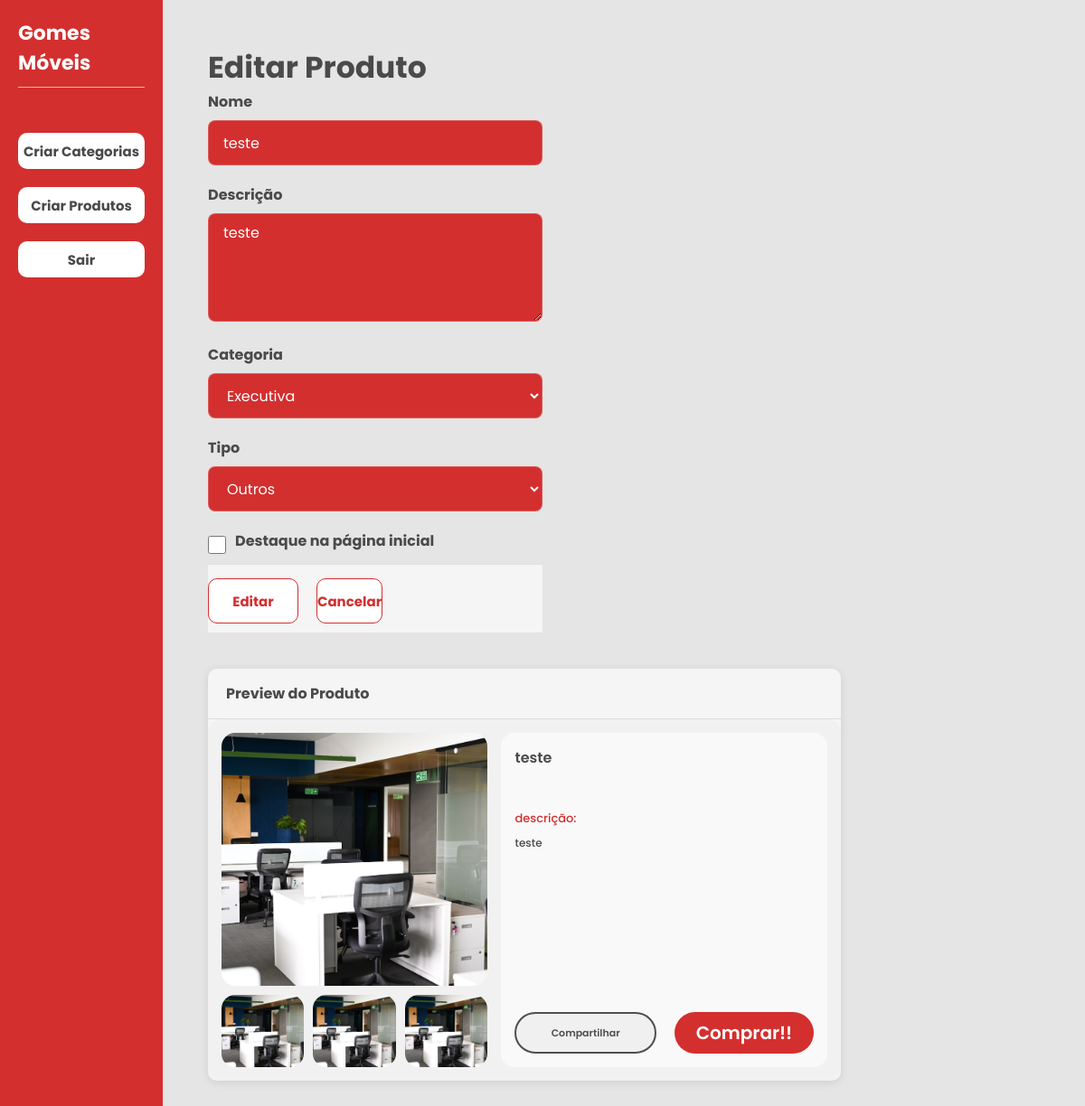
/adm/produtos/editar/13/ (signed in), run on the app's committed database.
### core/models.py (models this page shows, shortened)
class Produto(models.Model):
    TIPOS = [
        ("cadeira","Cadeira"),
        ("mesa","Mesa"),
        ("longarina","Longarina"),
        ("roupeiro","Roupeiro"),
        ("arquivo","Arquivos"),
        ("armario","Armários"),
        ("outros", "Outros")
    ]
    nome = models.CharField(max_length=200)
    descricao = models.TextField()
    destaque = models.BooleanField(default=False)
    slug = models.SlugField(unique=True, blank=True)
    tipo = models.CharField(max_length=20, choices=TIPOS, default="outros")
    categoria = models.ForeignKey(
        Categoria,
        on_delete=models.CASCADE,
        related_name="produtos"
    )

class Categoria(models.Model):
    nome = models.CharField(max_length=100)
    slug = models.SlugField(unique=True)

### core/views.py (the view, shortened to what this page needs)
# urls.py: path("adm/produtos/editar/<int:id>/", adm_produto_editar, name="adm_produto_editar"),
@login_required(login_url='/adm/login/')
def adm_produto_editar(request, id):
    produto = get_object_or_404(Produto, id=id)
    categorias = Categoria.objects.all()
    erro = None
    return render(request, 'adm/produto_form.html', {
        'produto': produto,
        'categorias': categorias,
        'tipos': Produto.TIPOS,
        'erro': erro,
        'acao': 'Editar',
    })

### core/templates/adm/produto_form.html (shortened to what this page needs)
{% extends 'adm/base_adm.html' %}
{% load static %}
{% block css %}
<link rel="stylesheet" href="{% static 'css/adm/produtos.css' %}">
<link rel="stylesheet" href="{% static 'css/produto.css' %}">
{% endblock %}
{% block content %}
<div class="container-categoria-adm">
    <div class="container-h1-adm">
        <h1>{{ acao }} Produto</h1>
    </div>
    <div class="form-container">
        <form method="post" enctype="multipart/form-data" id="produto-form">
            <div class="form-group">
                <label>Nome</label>
                <input type="text" name="nome" id="nome" class="input-form-produto" value="{{ produto.nome|default:'' }}" required>
            </div>
            <div class="form-group">
                <label>Descrição</label>
                <textarea name="descricao" id="descricao" class="input-form-produto textarea-form" rows="4" required>{{ produto.descricao|default:'' }}</textarea>
            </div>
            <div class="form-group">
                <label>Categoria</label>
                <select name="categoria" id="categoria" class="input-form-produto" required>
                    {% for cat in categorias %}
                        <option value="{{ cat.id }}" {% if produto.categoria_id == cat.id %}selected{% endif %}>
                            {{ cat.nome }}
                        </option>
                    {% endfor %}
                </select>
            </div>
            <div class="form-group">
                <label>Tipo</label>
                <select name="tipo" id="tipo" class="input-form-produto">
                    {% for valor, label in tipos %}
                        <option value="{{ valor }}" {% if produto.tipo == valor %}selected{% endif %}>
                            {{ label }}
                        </option>
                    {% endfor %}
                </select>
            </div>
            <div class="form-group form-check">
                <input type="checkbox" name="destaque" id="destaque" class="form-check-input" {% if produto.destaque %}checked{% endif %}>
                <label class="form-check-label" for="destaque">Destaque na página inicial</label>
            </div>
            {% if produto.imagens.all %}
            <div class="form-group">
                <label>Imagens atuais</label>
                <div class="d-flex gap-3 flex-wrap mt-2">
                    {% for img in produto.imagens.all %}
                    <div class="text-center">
                    </div>
                    {% endfor %}
                </div>
            </div>
            {% endif %}
            <div class="form-actions-bottom">
                <button type="submit" class="subit-form-categoria-adm">{{ acao }}</button>
                <a href="{% url 'adm_produtos' %}" class="voltar-categoria voltar-categoria-inline">Cancelar</a>
            </div>
        </form>
        <div class="produto-preview">
            <h3>Preview do Produto</h3>
            <div class="preview-content">
                <div class="container-produto">
                    <div class="container-produto-principal">
                        <div class="img-produto">
                            <div class="img-1-produto">
                                <img id="preview-img-principal" src="{% static 'images/img-visao.jpg' %}" alt="Preview">
                            </div>
                            <div class="mini-img-produto">
                                <img class="miniatura" src="{% static 'images/img-visao.jpg' %}">
                                <img class="miniatura" src="{% static 'images/img-visao.jpg' %}">
                                <img class="miniatura" src="{% static 'images/img-visao.jpg' %}">
                            </div>
                        </div>
                        <div class="container-descricao-produto">
                            <div class="nome-produto">
                                <h1 id="preview-nome">Nome do Produto</h1>
                            </div>
                            <div class="descricao-produto">
                                <h1>descrição:</h1>
                                <p id="preview-descricao">Descrição do produto aparecerá aqui.</p>
                            </div>
                            <div class="container-whats">
                                <div class="compartilhar">
                                    Compartilhar
                                </div>
                                <button class="btn-whats">
                                    <p class="whats">
                                        Comprar!!
                                    </p>
                                </button>
                            </div>
                        </div>
                    </div>
                </div>
            </div>
        </div>
    </div>
</div>
{% endblock %}

### core/static/css/adm/style_adm.css (style rules this page uses)
* { margin: 0; padding: 0; box-sizing: border-box; }
body { min-height: 100vh; background-color: #f5f5f5; }
.container_base_adm > .container-categoria-adm { flex: 1; min-width: 0; }

### core/static/css/adm/produtos.css (style rules this page uses)
.container-categoria-adm { width: 100%; height: 100%; display: flex; flex-direction: column; align-items: center; padding: 50px; }
.container-categoria-adm h1 { font-family: "Poppins", sans-serif; font-size: 33px; font-weight: 700; color: #4A4A4A; }
.container-h1-adm { width: 100%; }
.subit-form-categoria-adm { width: 100px; height: 50px; border-radius: 10px; border: 1px solid #D32F2F; background-color: white; font-family: "Poppins", sans-serif; font-size: 15px; font-weight: 700; color: #D32F2F; cursor: pointer; transition: transform 0.3s; }
.voltar-categoria { width: 100px; height: 50px; margin-left: 10px; border-radius: 10px; border: 1px solid #D32F2F; background-color: white; font-family: "Poppins", sans-serif; font-size: 15px; font-weight: 700; color: #D32F2F; cursor: pointer; transition: transform 0.3s; text-decoration: none; }
.form-container { display: flex; gap: 40px; width: 100%; max-width: 1200px; flex-wrap: wrap; align-items: flex-start; min-width: 0; }
.form-container > form { flex: 0 1 380px; min-width: 280px; max-width: 420px; max-height: 600px; overflow-y: auto; padding-right: 10px; }
.form-actions-bottom { display: flex; gap: 20px; justify-content: flex-start; margin-top: 20px; padding: 15px 0 10px; border-top: 1px solid rgba(0,0,0,0.08); position: sticky; bottom: 0; background: #f5f5f5; z-index: 1; }
.form-group { margin-bottom: 20px; }
.form-group label { display: block; font-family: "Poppins", sans-serif; font-size: 16px; font-weight: 700; color: #4A4A4A; margin-bottom: 8px; }
.input-form-produto { width: 100%; height: 50px; padding: 8px 16px; border: 1px solid rgba(255,255,255,0.2); border-radius: 8px; outline: none; background: #D32F2F; font-size: 16px; font-family: "Poppins", sans-serif; font-weight: 400; color: white; transition: transform 0.5s; }
.input-form-produto::placeholder { color: rgba(255,255,255,0.7); }
.textarea-form { height: 120px; resize: vertical; }
.form-check { display: flex; align-items: center; gap: 10px; }
.form-check-input { width: 20px; height: 20px; }
.form-check-label { font-family: "Poppins", sans-serif; font-size: 16px; color: #4A4A4A; }
.voltar-categoria-inline { text-decoration: none !important; text-align: center; display: flex; align-items: center; justify-content: center; width: auto; margin-left: 0; }
.produto-preview { flex: 1 1 620px; min-width: 320px; width: auto; max-width: 700px; background: #f5f5f5; padding: 0; border-radius: 10px; box-shadow: 0 2px 10px rgba(0,0,0,0.1); overflow: hidden; display: flex; flex-direction: column; max-height: 650px; }
.produto-preview h3 { font-family: "Poppins", sans-serif; font-size: 16px; font-weight: 700; color: #4A4A4A; padding: 15px 20px; margin: 0; border-bottom: 1px solid #ddd; }
.preview-content { flex: 1; overflow-y: auto; overflow-x: hidden; }
.produto-preview .container-produto { padding: 0; margin: 0; }
.produto-preview .container-produto-principal { padding: 15px; gap: 15px; border-radius: 15px; margin: 0; }
.produto-preview .img-produto { width: 45%; }
.produto-preview .img-1-produto { height: 280px; border-radius: 15px; margin-bottom: 10px; }
.produto-preview .mini-img-produto { height: 80px; gap: 10px; display: flex; }
.produto-preview .miniatura { width: 100%; height: 100%; border-radius: 15px; object-fit: cover; display: block; }
.produto-preview .container-descricao-produto { width: 55%; height: auto; padding: 15px; border-radius: 15px; }
.produto-preview .nome-produto h1 { font-size: 16px; margin-bottom: 15px; }
.produto-preview .descricao-produto { margin-bottom: 15px; }
.produto-preview .descricao-produto h1 { font-size: 13px; margin-bottom: 8px; }
.produto-preview .descricao-produto p { font-size: 12px; }
.produto-preview .container-whats { gap: 20px; margin-top: auto; }
.produto-preview .btn-whats, .produto-preview .compartilhar { font-size: 11px; padding: 8px; }

### data on the page
Produto: nome "teste", descricao "teste", categoria "Executiva", tipo "Outros"

### other printed values
{{ acao }} "Editar"
